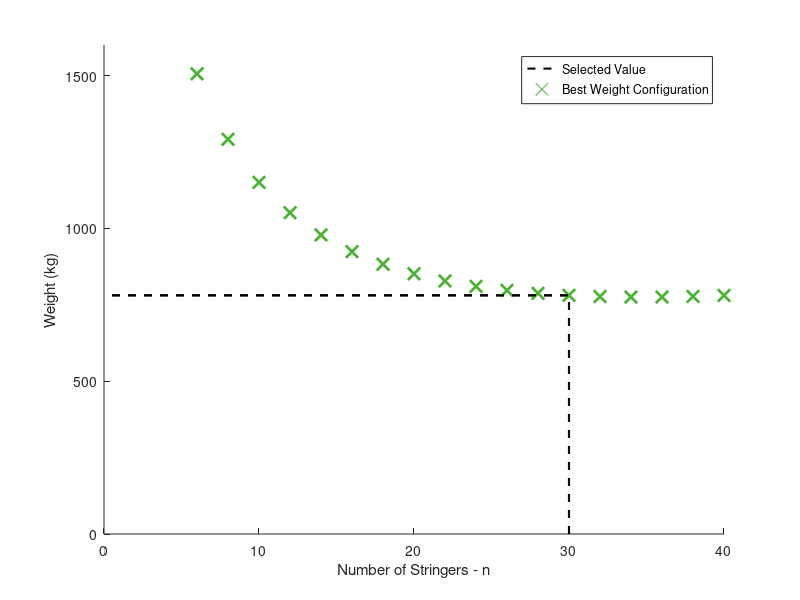

This figure's MATLAB source: (Note: this script raises an error after producing the figure.)
close all
clear
clc

t_blue = [0.3 0.6 1];
orange = [1, 0.6, 0];
green = [0.3 0.7 0.2];
red = [0.9 0.1 0.2];
select_color = [0 0 0];
select_size = 60;
select_thickness = 2.2;

load('bottom_weights')
bottom_n = cell2mat(bottom_weights(:, 1));
bottom_weight = cell2mat(bottom_weights(:, 4));

line([30 30, 0],[0 2.7*bottom_weight(13), 2.7*bottom_weight(13)], 'LineStyle','--', 'Color', 'black', 'LineWidth',1.5)
hold on
%scatter(bg.n, bg.total_weight*2.7, select_size, 'MarkerEdgeColor', select_color, 'LineWidth',1.8)
%scatter(bottom_n, 2.7*bottom_weight(13),'x', 'MarkerEdgeColor', red, 'LineWidth',0.2)
%scatter(30, 2.7*bottom_weight(13), select_size, 'MarkerEdgeColor', select_color, 'LineWidth',1.8)
scatter(bottom_n, 2.7*bottom_weight, 80,'x', 'MarkerEdgeColor', green, 'LineWidth',2)
line([30 30, 0],[0 2.7*bottom_weight(13), 2.7*bottom_weight(13)], 'LineStyle','--', 'Color', 'black', 'LineWidth',1.5)
xlabel('Number of Stringers - n');
ylabel('Weight (kg)');
legend('Selected Value', 'Best Weight Configuration')
ylim([0 1600])

figure

addpath('Stringer Panel Result Data')
load('weights_n50.mat')
%load('weights_n50_best_geometry.mat')
load('n30_best_geometry')
bg = best_geometry;
titles = {'n', 't', 'Rt', 'Rdh', 'Rb', 'F', 'L', 'root weight', 'total weight', 'As_bt', 'te'};

weights = weights_array;
n = cell2mat(weights(:, 1));
t = cell2mat(weights(:, 2));
Rt = cell2mat(weights(:, 3));
Rdh = cell2mat(weights(:, 4));
Rb = cell2mat(weights(:, 5));
F = cell2mat(weights(:, 6));
L = cell2mat(weights(:, 7));
root_weight = cell2mat(weights(:, 8));
total_weight = cell2mat(weights(:, 9))*2.7;
As_bt = cell2mat(weights(:, 10));
te = cell2mat(weights(:,14));
T = table(n, t, Rt, Rdh, Rb, F, L, root_weight, total_weight, As_bt, te);


subplot(2, 2, 1)
scatter(bg.F, bg.total_weight*2.7, select_size, 'MarkerEdgeColor', select_color, 'LineWidth',select_thickness)
hold on

for i=8:2:50
    current_n = T(T.n==i, :);
    scatter(current_n.F, current_n.total_weight,'.', 'MarkerEdgeColor', t_blue);
    set(gca,'FontSize',12)
end
scatter(bg.F, bg.total_weight*2.7, select_size, 'MarkerEdgeColor', select_color, 'LineWidth',select_thickness)
legend('Selected Value')
xlabel('FARRAR Efficiency Factor');
ylabel('Weight (kg)');
ylim([0 2500])

subplot(2, 2, 2)
scatter(bg.L_distribution(2), bg.total_weight*2.7, select_size, 'MarkerEdgeColor', select_color, 'LineWidth',select_thickness)
hold on
for i=8:2:50
    current_n = T(T.n==i, :);
    scatter(current_n.L, current_n.total_weight, '.', 'MarkerEdgeColor', t_blue');
    
    set(gca,'FontSize',12)
end
scatter(bg.L_distribution(2), bg.total_weight*2.7, select_size, 'MarkerEdgeColor', select_color, 'LineWidth',select_thickness)
legend('Selected Value')
xlabel('Average Rib Spacing (m)');
ylabel('Weight (kg)');
ylim([0 2500])
xlim([0 1])

subplot(2, 2, 3)
scatter(bg.As_bt, bg.total_weight*2.7, select_size, 'MarkerEdgeColor', select_color, 'LineWidth',2)
hold on
for i=8:2:50
    current_n = T(T.n==i, :);
    scatter(current_n.As_bt, current_n.total_weight,'.', 'MarkerEdgeColor', t_blue);
    set(gca,'FontSize',12)
end
scatter(bg.As_bt, bg.total_weight*2.7, select_size, 'MarkerEdgeColor', select_color, 'LineWidth',select_thickness)
legend('Selected Value')
xlabel('As/bt');
ylabel('Weight (kg)');
ylim([0 2500])

sorted_weights = sortrows(T, 'total_weight', 'ascend');



Ribs_weight = 279.72;
subplot(2, 2, 4)
hold on
line([30 30, 0],[0 bg.total_weight*2.7, bg.total_weight*2.7], 'LineStyle','--', 'Color', 'black', 'LineWidth',1.5)
%scatter(bg.n, bg.total_weight*2.7, select_size, 'MarkerEdgeColor', select_color, 'LineWidth',1.8)
scatter(n, total_weight,'x', 'MarkerEdgeColor', red, 'LineWidth',0.2)
for i=8:2:50
    current_n = T(T.n==i, :);
    max_n = T(T.total_weight == min(current_n.total_weight), :);

    weight_ratio = max_n.As_bt;
    
    scatter(max_n.n, max_n.total_weight, 80,'x', 'MarkerEdgeColor', green, 'LineWidth',2);
    %scatter(max_n.n, (max_n.total_weight-Ribs_weight)*weight_ratio*(1+0.002*i),'x', 'MarkerEdgeColor', orange, 'LineWidth',1.5);
    %scatter(max_n.n, (max_n.total_weight-Ribs_weight)*(1-weight_ratio*(1+0.002*i)),'x', 'MarkerEdgeColor', green, 'LineWidth',1.5);
    set(gca,'FontSize',12)
end
line([30 30, 0],[0 bg.total_weight*2.7, bg.total_weight*2.7], 'LineStyle','--', 'Color', 'black', 'LineWidth',1.5)
%scatter(bg.n, bg.total_weight*2.7, select_size, 'MarkerEdgeColor', select_color, 'LineWidth',1.8)
legend('Selected Value', 'Suboptimal Configuration', 'Best Weight Configuration')
%line([30 30, 0],[0 1248.82, 1248.82], 'LineStyle','--', 'Color', 'black', 'LineWidth',1.5)

ylim([0 2500])
xlim([0 50])

ylabel('Weight (kg)');
xlabel('Number of Stringers - n');

figure
scatter(bg.L_distribution(2:end-1), bg.Tr_distribution(1:end-1), 'LineWidth',1.5, 'MarkerEdgeColor', t_blue);
hold on
stairs(bg.L_distribution, [bg.t_distribution(1:end-1), bg.t_distribution(end-1)], 'LineWidth',1.5, 'Color', red);
stairs(bg.L_distribution(1:end), bg.bottom_t, 'LineWidth',1.5, 'Color', green);

xlabel('Wing Span (m)')
ylabel('Thickness (mm)')
ylim([0 10]);
xlim([0 18]);
set(gca,'FontSize',12)
legend('Rib Thickness', 'Top Skin Thickness', 'Bottom Skin Thickness')

total_weight = 2700*(bg.total_weight + bg.bottom_weight)/1000

stringer_weight_ratio = max_n.As_bt * 30/(30+1);

top_stringer_weight = stringer_weight_ratio*969.03
bottom_stringer_weight = bg.bottom_weight*2.7*stringer_weight_ratio
top_skin_weight = (1-stringer_weight_ratio)*969.03

bottom_skin = bg.bottom_weight*2.7 - top_stringer_weight
